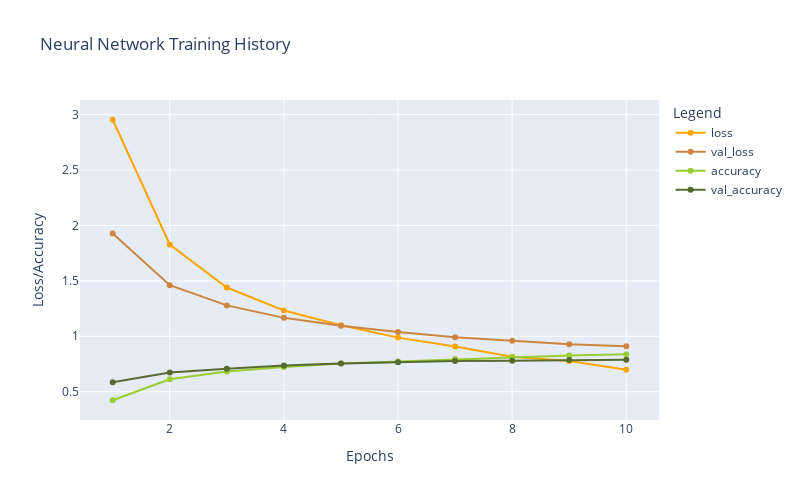

Source (notebook cell):
### Code cell
plot_history(historyB)

### Figure 1 — Plotly figure (JSON) as saved in the notebook; plotly's stock layout.template omitted (floating-point values rounded to 4 significant figures)
{"data": [{"hovertemplate": "Legend=loss<br>Epochs=%{x}<br>Loss/Accuracy=%{y}<extra></extra>", "legendgroup": "loss", "line": {"color": "orange", "dash": "solid"}, "marker": {"symbol": "circle"}, "mode": "lines+markers", "name": "loss", "orientation": "v", "showlegend": true, "type": "scatter", "x": [1, 2, 3, 4, 5, 6, 7, 8, 9, 10], "xaxis": "x", "y": [2.954, 1.828, 1.44, 1.233, 1.099, 0.9879, 0.9072, 0.8159, 0.7763, 0.6987], "yaxis": "y"}, {"hovertemplate": "Legend=val_loss<br>Epochs=%{x}<br>Loss/Accuracy=%{y}<extra></extra>", "legendgroup": "val_loss", "line": {"color": "peru", "dash": "solid"}, "marker": {"symbol": "circle"}, "mode": "lines+markers", "name": "val_loss", "orientation": "v", "showlegend": true, "type": "scatter", "x": [1, 2, 3, 4, 5, 6, 7, 8, 9, 10], "xaxis": "x", "y": [1.928, 1.461, 1.279, 1.166, 1.095, 1.039, 0.9921, 0.9594, 0.929, 0.9092], "yaxis": "y"}, {"hovertemplate": "Legend=accuracy<br>Epochs=%{x}<br>Loss/Accuracy=%{y}<extra></extra>", "legendgroup": "accuracy", "line": {"color": "yellowgreen", "dash": "solid"}, "marker": {"symbol": "circle"}, "mode": "lines+markers", "name": "accuracy", "orientation": "v", "showlegend": true, "type": "scatter", "x": [1, 2, 3, 4, 5, 6, 7, 8, 9, 10], "xaxis": "x", "y": [0.4228, 0.6114, 0.6815, 0.723, 0.7554, 0.7725, 0.7944, 0.8136, 0.8258, 0.8383], "yaxis": "y"}, {"hovertemplate": "Legend=val_accuracy<br>Epochs=%{x}<br>Loss/Accuracy=%{y}<extra></extra>", "legendgroup": "val_accuracy", "line": {"color": "darkolivegreen", "dash": "solid"}, "marker": {"symbol": "circle"}, "mode": "lines+markers", "name": "val_accuracy", "orientation": "v", "showlegend": true, "type": "scatter", "x": [1, 2, 3, 4, 5, 6, 7, 8, 9, 10], "xaxis": "x", "y": [0.5855, 0.6728, 0.707, 0.7369, 0.7538, 0.7649, 0.7778, 0.7783, 0.7858, 0.7894], "yaxis": "y"}], "layout": {"height": 500, "legend": {"title": {"text": "Legend"}, "tracegroupgap": 0}, "title": {"text": "Neural Network Training History"}, "width": 800, "xaxis": {"anchor": "y", "domain": [0, 1], "title": {"text": "Epochs"}}, "yaxis": {"anchor": "x", "domain": [0, 1], "title": {"text": "Loss/Accuracy"}}}}
